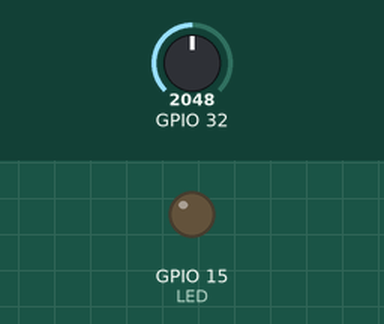
The program below on a simulated ESP32. Parts: output pins drawn as LEDs (lit = HIGH). The test bench sets the inputs (shaded band); at power-on: GPIO 32 = 2048. WiFi joins after 1.5 s; servers stay silent unless stated; uploads are accepted with an empty reply; what the program prints to the serial monitor is not drawn.

Above: at 2.8 s.
2.9 s: GPIO 32 set to 329
4.8 s: GPIO 32 set to 277
At 6.4 s:
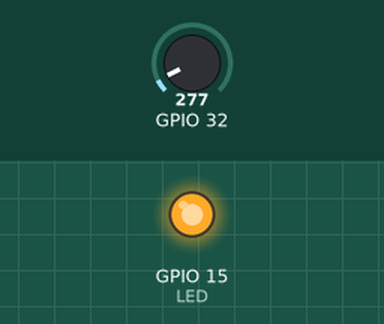
7.3 s: GPIO 32 set to 340
At 9.2 s:
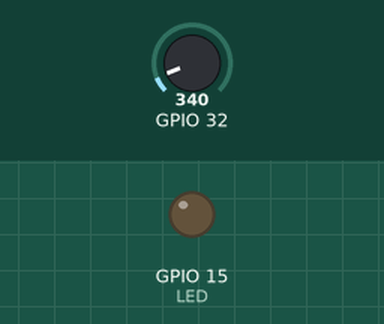
9.5 s: GPIO 32 set to 260
At 11.0 s:
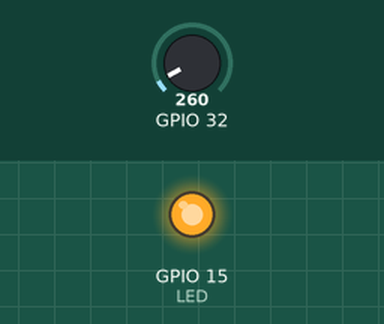
Timing chart, 0 to 12.5 s (numbered marks = the images above; inputs shaded):
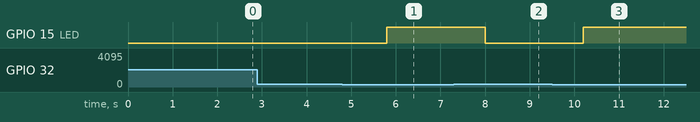

The program:

main.cpp
```cpp
#include <Arduino.h>
#include "WiFi.h"
#include "AsyncTCP.h"
#include <ESPAsyncWebServer.h>
#include <WebSerial.h>
#include <string>

#include <HTTPClient.h>


#define LED 15


float value;
String lastMessage = "";
AsyncWebServer server(80);
// void recvMsg(uint8_t *data, size_t len){
//   WebSerial.println("Received Data...");
//   String d = "";
//   for(int i=0; i < len; i++){
//     d += char(data[i]);
//   }
//   WebSerial.println(d);
//   if (d == "ON"){
//     digitalWrite(LED, HIGH);
//   }
//   if (d=="OFF"){
//     digitalWrite(LED, LOW);
//   }
// }


void setup() {
  Serial.begin(115200);
  Serial.println("Hello, ESP32!");

  pinMode(LED, OUTPUT);


  const char* ssid = "Carpenters";
  const char* password = "1201carp";

  WiFi.mode(WIFI_STA);
  WiFi.begin(ssid, password);
  while (WiFi.status() != WL_CONNECTED) {}
  delay(100);

  Serial.println("Setup done");
  Serial.println(WiFi.localIP());

  WebSerial.begin(&server);
  //WebSerial.msgCallback(recvMsg);
  server.begin();


}

void loop() {

  delay(2000);


  int value = analogRead(32);

  while (WiFi.status() != WL_CONNECTED) {
  Serial.println("Reconnecting to WiFi...");
  WiFi.reconnect();
  delay(1000);
  if (WiFi.status() != WL_CONNECTED){
    continue;
  }
  Serial.println("Reconnected: " + WiFi.localIP());
  }


  if(value < 300) {
    digitalWrite(LED, HIGH);
    if(lastMessage!="Light On") {
      lastMessage = "Light On";
      WebSerial.println(lastMessage);
      }
  }
  else {
    digitalWrite(LED, LOW);
    if(lastMessage!="Light Off") {

      lastMessage = "Light Off";
      WebSerial.println(lastMessage);


      }
  }


  HTTPClient http;
  http.begin("http://192.168.86.58:8000/addLightData/?brightness="+String(value));
  http.addHeader("method", "GET");
  http.addHeader("scheme", "http");
  int httpResponseCode = http.GET();
  http.end();


}
```

Measured:
- the behaviour switches between 300 and 299 on GPIO 32 (found by bisection; images 0 and 1)
- after the input at 2.9 s, every drawn part: stays the same
- after the input at 4.8 s, GPIO 15 (LED): LOW → HIGH after 1.0 s
- after the input at 7.3 s, GPIO 15 (LED): HIGH → LOW after 0.70 s
- after the input at 9.5 s, GPIO 15 (LED): LOW → HIGH after 0.70 s
